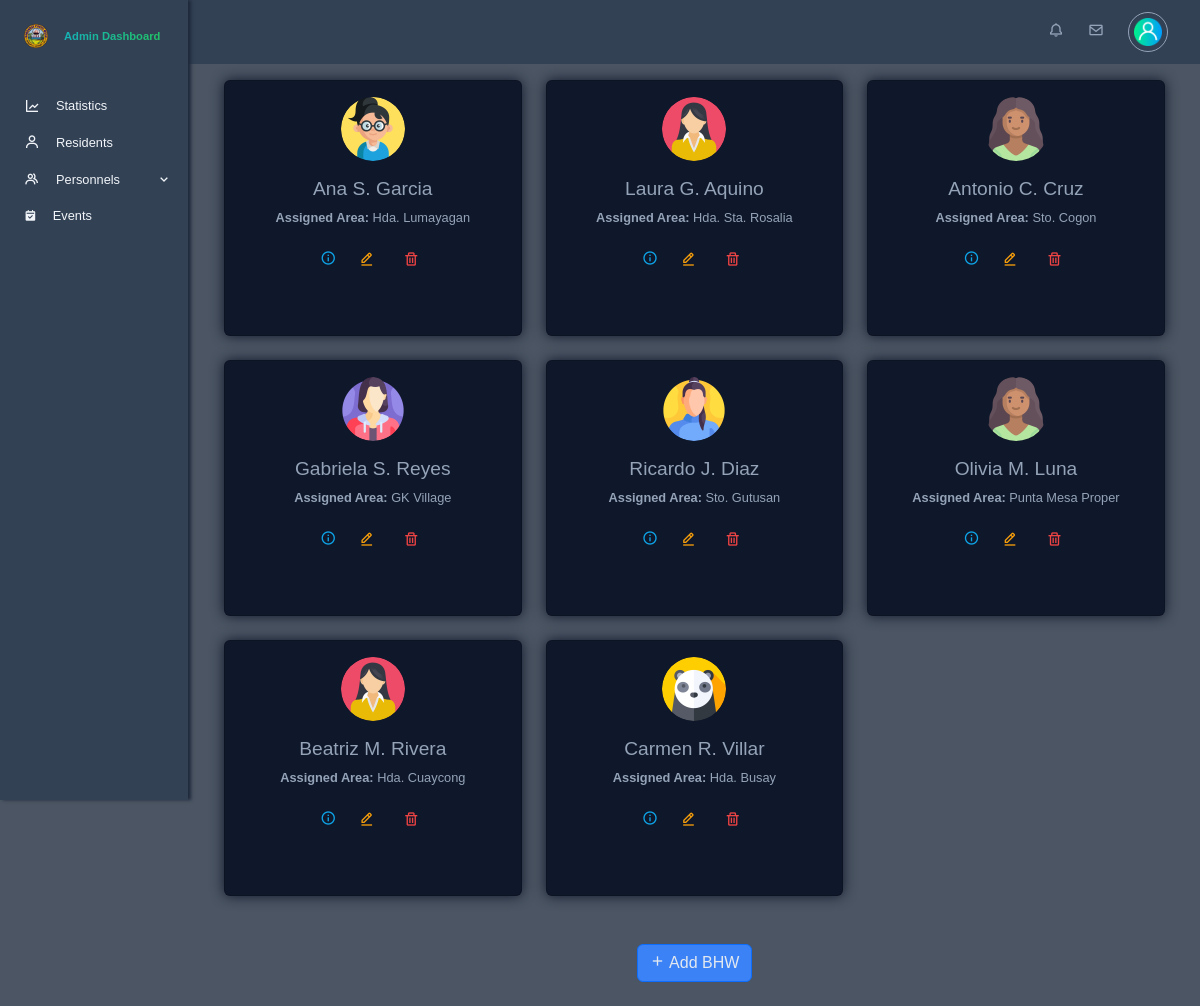
The app's page /app/views/admin/bhws.php, older data.
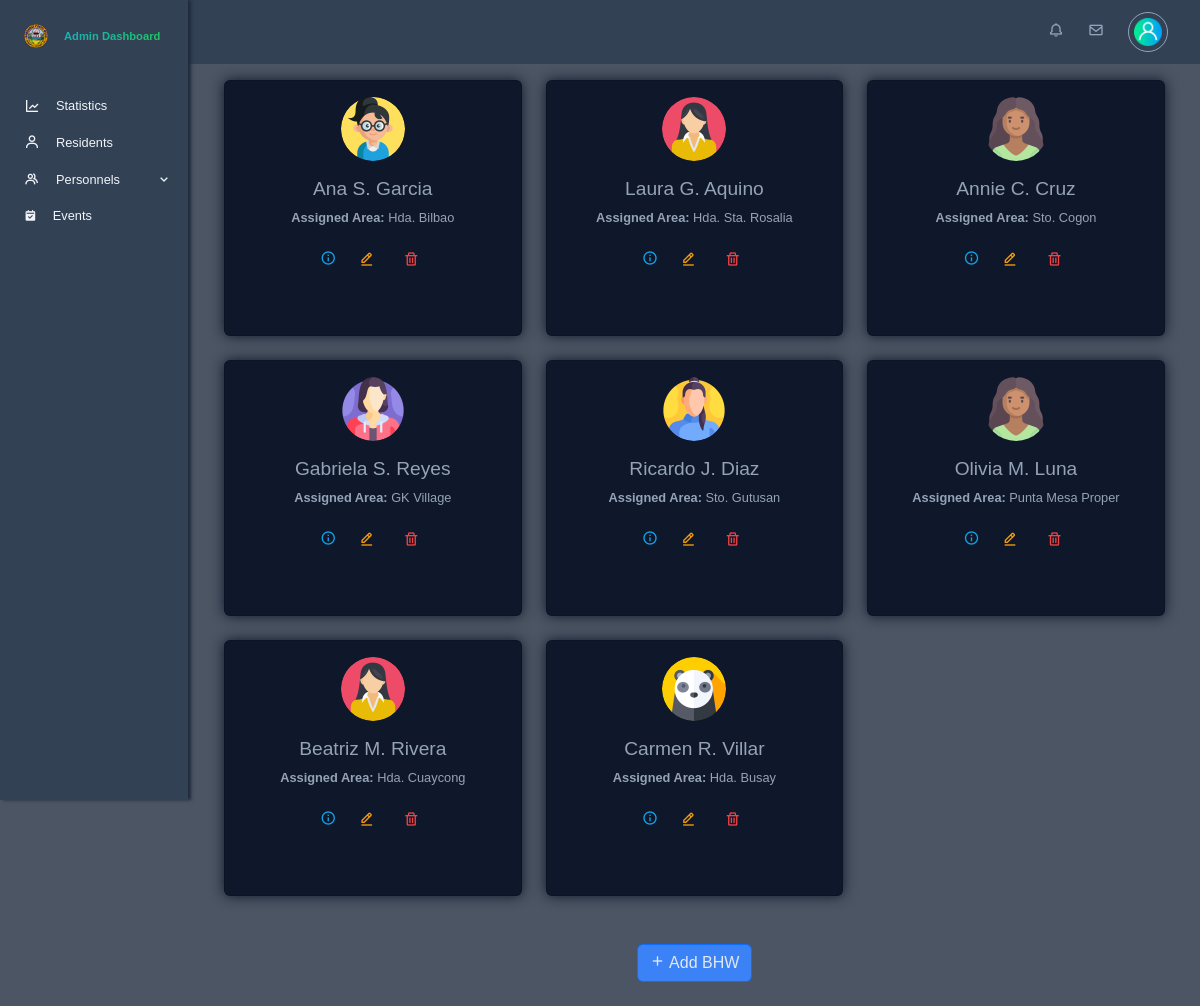
The same page, newer data.
### tables this page shows
CREATE TABLE `bhw` (
  `bhw_id` int(10) NOT NULL,
  `account_id` int(10) NOT NULL,
  `personal_info_id` int(10) NOT NULL,
  `assigned_area` int(10) NOT NULL,
  `date_started` date NOT NULL DEFAULT current_timestamp(),
  `employment_status` enum('active','inactive','on_leave') NOT NULL DEFAULT 'active'
);

CREATE TABLE `address` (
  `address_id` int(10) NOT NULL,
  `address_name` varchar(255) NOT NULL,
  `address_type` enum('hda','sitio') NOT NULL
);

CREATE TABLE `personal_information` (
  `personal_info_id` int(10) NOT NULL,
  `lastname` varchar(255) NOT NULL,
  `firstname` varchar(255) NOT NULL,
  `middlename` varchar(255) NOT NULL,
  `date_of_birth` date DEFAULT NULL,
  `civil_status` enum('Single','Married','Widowed','Legally Separated') DEFAULT NULL,
  `educational_attainment` enum('Elementary Graduate','Elementary Undergraduate','Highschool Graduate','Highschool Undergraduate','College Graduate','College Undergraduate') DEFAULT NULL,
  `occupation` varchar(255) DEFAULT NULL,
  `religion` varchar(100) DEFAULT NULL,
  `citizenship` varchar(100) DEFAULT NULL,
  `address_id` int(10) NOT NULL,
  `sex` enum('male','female') NOT NULL,
  `phone_number` varchar(20) NOT NULL,
  `email` varchar(255) NOT NULL,
  `id_picture` varchar(255) DEFAULT NULL,
  `created_at` datetime NOT NULL DEFAULT current_timestamp(),
  `updated_at` datetime NOT NULL DEFAULT current_timestamp()
);

CREATE TABLE `accounts` (
  `account_id` int(10) NOT NULL,
  `username` varchar(255) NOT NULL,
  `password` varchar(255) NOT NULL,
  `role` enum('admin','midwife','bhw','residents') NOT NULL,
  `profile_picture` varchar(255) DEFAULT NULL,
  `isArchived` tinyint(1) NOT NULL DEFAULT 0
);

### app/models/get_bhws.php (called while the page is built)
<?php
function getBhwData($conn) {
    $sql = "SELECT
            bhw.bhw_id AS bhw_id,
            bhw.account_id AS account_id,
            bhw.personal_info_id AS personal_info_id,
            bhw.assigned_area AS assigned_area,
            bhw.date_started AS date_started,
            bhw.employment_status AS employment_status,
            personal_information.lastname AS lastname,
            personal_information.firstname AS firstname,
            personal_information.middlename AS middlename,
            personal_information.date_of_birth AS date_of_birth,
            TIMESTAMPDIFF(YEAR, personal_information.date_of_birth, CURDATE()) AS age,
            personal_information.civil_status AS civil_status,
            personal_information.educational_attainment AS educational_attainment,
            personal_information.occupation AS occupation,
            personal_information.religion AS religion,
            personal_information.citizenship AS citizenship,
            personal_information.sex AS sex,
            personal_information.phone_number AS phone_number,
            personal_information.email AS email,
            personal_information.created_at AS created_at,
            personal_information.updated_at AS updated_at,
            accounts.username AS username,
            accounts.profile_picture AS profile_picture,
            accounts.isArchived AS isArchived,
            personal_address.address_name AS personal_address_name,  -- Personal address
            assigned_address.address_name AS assigned_area_name      -- Assigned area address
            FROM bhw
            INNER JOIN personal_information ON bhw.personal_info_id = personal_information.personal_info_id
            INNER JOIN accounts ON bhw.account_id = accounts.account_id
            INNER JOIN address AS personal_address ON personal_information.address_id = personal_address.address_id  -- Join for personal address
            INNER JOIN address AS assigned_address ON bhw.assigned_area = assigned_address.address_id
            WHERE accounts.isArchived = 0";
    $result = mysqli_query($conn, $sql);
    $bhw_data = [];
    if (mysqli_num_rows($result) > 0) {
        while ($row = mysqli_fetch_assoc($result)) {
            $bhw_data[] = $row;
        }
    }
    return $bhw_data;
}
$bhw_data = getBhwData($conn);
?>

### app/views/admin/bhws.php (shortened to what this page needs)
<?php
require './config/db_config.php';
require './app/models/get_bhws.php';
?>
<!DOCTYPE html>
<html lang="en">
<head>
    <?php require './app/views/globals/head.php'; ?>
    <link rel="stylesheet" href="./public/css/admin.css">
    <link rel="stylesheet" href="./public/css/admin-bhws.css">
</head>
<body id="body-pd">
    <?php require 'partials/top_navigation.php'; ?>
    <?php require 'partials/sidebar.php'; ?>
    <div class="height-100 main-content container">
        <div class="row">
            <?php if (!empty($bhw_data)): ?>
                <?php foreach ($bhw_data as $bhw): ?>
                    <div class="col-md-4 mb-4" id="bhw-card-<?= $bhw['bhw_id']; ?>">
                        <div class="card text-center">
                            <img src="<?= !empty($bhw['profile_picture']) ? $bhw['profile_picture'] : './public/images/avatar-panda.png'; ?>" class="card-img-top rounded-circle mx-auto mt-3" alt="Profile Picture">
                            <div class="card-body">
                                <h5 class="card-title">
                                    <?= htmlspecialchars($bhw['firstname'] . ' ' . substr($bhw['middlename'], 0, 1) . '. ' . $bhw['lastname']); ?>
                                </h5>
                                <p class="card-text"><strong>Assigned Area:</strong> <?= htmlspecialchars($bhw['assigned_area_name']); ?></p>
                                <div class="mt-3">
                                    <button type="button" data-bs-toggle="modal" data-bs-target="#bhwModal<?= $bhw['bhw_id']; ?>">
                                        <i class='bx bx-info-circle'></i>
                                    </button>
                                    <button type="button" class="btn btn-warning" data-bs-toggle="modal" data-bs-target="#editBhwModal<?= $bhw['bhw_id']; ?>">
                                        <i class="bx bx-edit-alt"></i>
                                    </button>
                                    <button type="button" class="btn btn-danger delete-bhw" data-bhw-id="<?= $bhw['bhw_id']; ?>">
                                        <i class="bx bx-trash"></i>
                                    </button>
                                </div>
                            </div>
                        </div>
                    </div>
                <?php endforeach; ?>
            <?php else: ?>
                <p>No Barangay Health Workers found.</p>
            <?php endif; ?>
            <div class="col-12 text-center mt-4 mb-4">
                <button type="button" class="btn btn-primary" data-bs-toggle="modal" data-bs-target="#addBhwModal">
                    <i class="bx bx-plus"></i> Add BHW
                </button>
            </div>
        </div>
    </div>
</body>
</html>

Row changes from the older to the newer data that the page shows:
changed bhw "Ana S. Garcia": assigned_area.address_name "Hda. Lumayagan" → "Hda. Bilbao"
changed through a linked row, bhw "Sto. Cogon": personal_info.lastname "Antonio C. Cruz" → "Annie C. Cruz"
